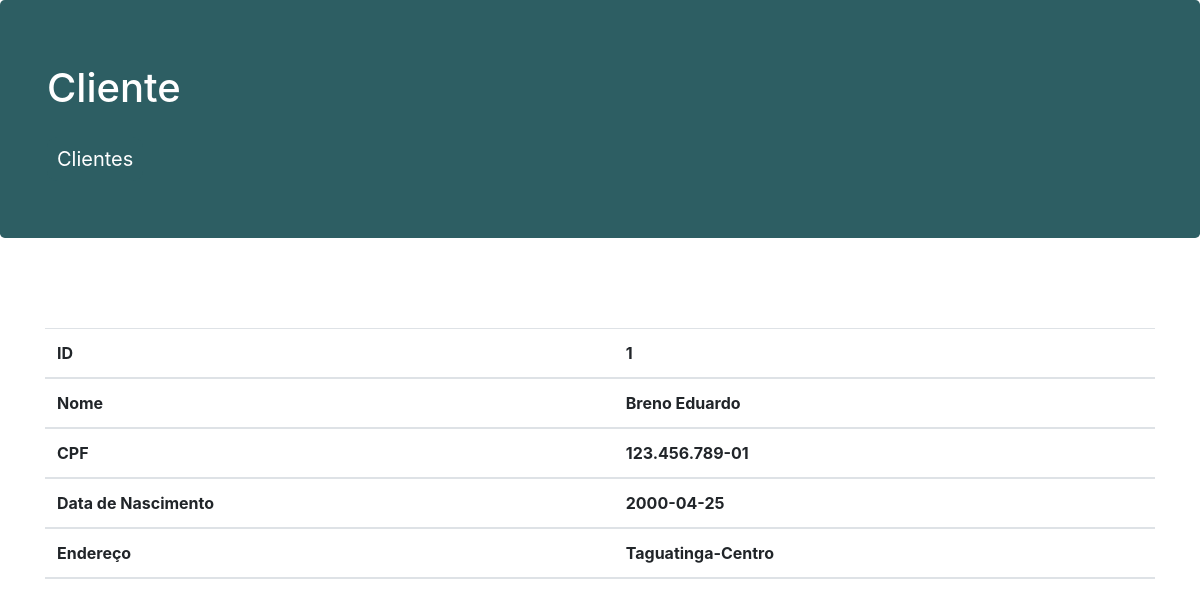
Page /views/clientes/view.php?ID=1 on the committed database.
### tables this page shows
create table clientes (
	ID integer unsigned primary key auto_increment,
    Nascimento date not null,
    Nome varchar(150) not null,
    Endereco varchar(150) not null,
    CPF varchar(25) not null
);

### actions/ClientesController.php (called while the page is built, shortened)
<?php
  function find_one($id, $conn){
    $sql = "select * from clientes where ID = '$id'";
    $clientes = $conn->query($sql);
    $row = $clientes->fetch(PDO::FETCH_ASSOC);
    return $row;
  }
?>

### views/clientes/view.php (the view, shortened to what this page needs)
<?php
  include_once '../add/header.php';
  include '../../.db/db_connection.php';
  include '../../actions/ClientesController.php';
  $id = $_GET['ID'];
  $row = find_one($id, $conn);
?>
<div class="jumbotron" style="background-color: #2d5e63; color: #FFFFFF;">
  <div class="container">
    <h1>Cliente</h1>
    <br>
    <a class="button" href="index.php" target="_self">Clientes</a>
  </div>
</div>
<div class="container">
  <div class="col-sm-12">
    <div class="row" style="margin-top: 90px;">
      <br><br>
      <table class="table table-striped">
        <thead>
          <tr>
            <th scope="col">ID</th>
            <th scope="col"> <?php echo $row["ID"]?> </th>
          </tr>
          <tr>
            <th scope="col">Nome</th>
            <th scope="col"><?php echo $row["Nome"]?></th>
          </tr><tr>
            <th scope="col">CPF</th>
            <th scope="col"> <?php echo $row["CPF"]?> </th>
          </tr>
          <tr>
            <th scope="col">Data de Nascimento</th>
            <th scope="col"><?php echo $row["Nascimento"]?></th>
          </tr>
          <tr>
            <th scope="col">Endereço</th>
            <th scope="col"><?php echo $row["Endereco"]?></th>
          </tr>
        </thead>
      </table>
    </div>
  </div>
</div>
<?php
  include_once '../add/footer.php';
?>

### views/add/header.php (style rules this page uses)
a.button { position: relative; background-color: #2d5e63; border: none; font-size: 20px; color: #FFFFFF; padding: 10px; text-align: center; border-radius: 10px; transition-duration: 0.4s; text-decoration: none; overflow: hidden; cursor: pointer; }
.button:after { content: ""; background: #f1f1f1; color: #FFFFFF; display: block; position: absolute; padding-top: 10%; padding-left: 20%; margin-left: -20px !important; margin-top: -120%; opacity: 0; transition: all 0.8s }

### rows in the picture
clientes: ID "1", Nome "Breno Eduardo", CPF "123.456.789-01", Nascimento "2000-04-25", Endereco "Taguatinga-Centro"
